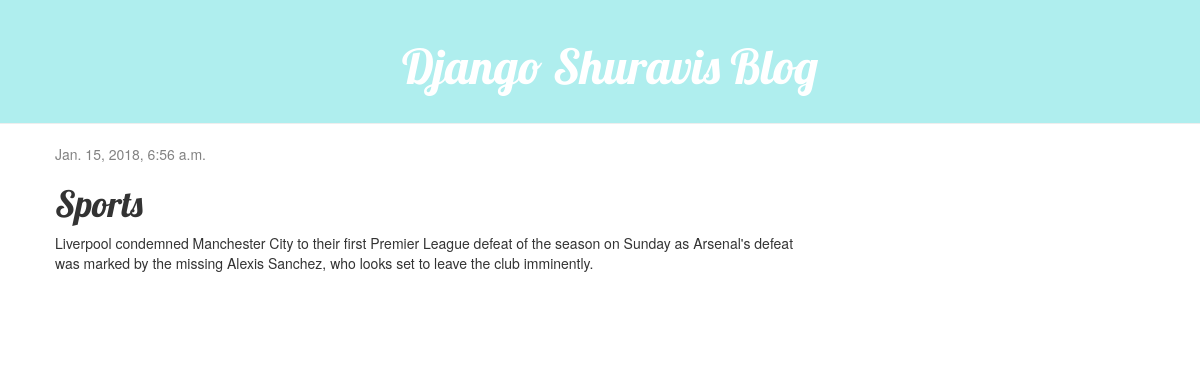
Screenshot of /post/9/ with the database file from the repository.
### blog/models.py (models this page shows, shortened)
class Post(models.Model):
    author = models.ForeignKey('auth.User')
    title = models.CharField(max_length=200)
    text = models.TextField()
    created_date = models.DateTimeField(
            default=timezone.now)
    published_date = models.DateTimeField(
            blank=True, null=True)

### blog/views.py (the view)
# urls.py: url(r'^post/(?P<pk>\d+)/$', views.post_detail, name='post_detail'),
def post_detail(request, pk):
    post = get_object_or_404(Post, pk=pk)
    return render(request, 'blog/post_detail.html', {'post': post})

### blog/templates/blog/post_detail.html (shortened to what this page needs)
{% extends 'blog/base.html' %}
{% block content %}
    <div class="post">
        {% if post.published_date %}
            <div class="date">
                {{ post.published_date }}
            </div>
        {% endif %}
        <h1>{{ post.title }}</h1>
        <p>{{ post.text|linebreaksbr }}</p>
    </div>
{% endblock %}

### blog/static/css/blog.css (style rules this page uses)
h1, h2, h3, h4 { font-family: 'Lobster', cursive; }
.date { color: #828282; }
.post { margin-bottom: 70px; }

### rows the page displays
Post: published_date "Jan. 15, 2018, 6:56 a.m.", title "Sports", text "Liverpool condemned Manchester City to their first Premier League defeat of the season on Sunday as Arsenal's defeat was marked by the missing Alexis Sanchez, who looks set to leave the club imminently."
